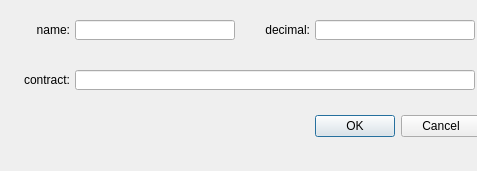
<?xml version="1.0" encoding="UTF-8"?>
<ui version="4.0">
 <class>DialogTokenBranch</class>
 <widget class="QDialog" name="DialogTokenBranch">
  <property name="geometry">
   <rect>
    <x>0</x>
    <y>0</y>
    <width>477</width>
    <height>171</height>
   </rect>
  </property>
  <property name="windowTitle">
   <string>Dialog</string>
  </property>
  <widget class="QDialogButtonBox" name="buttonBox">
   <property name="geometry">
    <rect>
     <x>140</x>
     <y>110</y>
     <width>341</width>
     <height>32</height>
    </rect>
   </property>
   <property name="orientation">
    <enum>Qt::Horizontal</enum>
   </property>
   <property name="standardButtons">
    <set>QDialogButtonBox::Cancel|QDialogButtonBox::Ok</set>
   </property>
  </widget>
  <widget class="QLabel" name="lab_contract">
   <property name="geometry">
    <rect>
     <x>10</x>
     <y>70</y>
     <width>60</width>
     <height>20</height>
    </rect>
   </property>
   <property name="text">
    <string>contract:</string>
   </property>
   <property name="alignment">
    <set>Qt::AlignRight|Qt::AlignTrailing|Qt::AlignVCenter</set>
   </property>
  </widget>
  <widget class="QLineEdit" name="lineEdit_contract">
   <property name="geometry">
    <rect>
     <x>75</x>
     <y>70</y>
     <width>400</width>
     <height>20</height>
    </rect>
   </property>
  </widget>
  <widget class="QLineEdit" name="lineEdit_dec">
   <property name="geometry">
    <rect>
     <x>315</x>
     <y>20</y>
     <width>160</width>
     <height>20</height>
    </rect>
   </property>
  </widget>
  <widget class="QLabel" name="lab_dec">
   <property name="geometry">
    <rect>
     <x>250</x>
     <y>20</y>
     <width>60</width>
     <height>20</height>
    </rect>
   </property>
   <property name="text">
    <string>decimal:</string>
   </property>
   <property name="alignment">
    <set>Qt::AlignRight|Qt::AlignTrailing|Qt::AlignVCenter</set>
   </property>
  </widget>
  <widget class="QLabel" name="lab_name">
   <property name="geometry">
    <rect>
     <x>10</x>
     <y>20</y>
     <width>60</width>
     <height>20</height>
    </rect>
   </property>
   <property name="text">
    <string>name:</string>
   </property>
   <property name="alignment">
    <set>Qt::AlignRight|Qt::AlignTrailing|Qt::AlignVCenter</set>
   </property>
  </widget>
  <widget class="QLineEdit" name="lineEdit_name">
   <property name="geometry">
    <rect>
     <x>75</x>
     <y>20</y>
     <width>160</width>
     <height>20</height>
    </rect>
   </property>
  </widget>
 </widget>
 <resources/>
 <connections>
  <connection>
   <sender>buttonBox</sender>
   <signal>accepted()</signal>
   <receiver>DialogTokenBranch</receiver>
   <slot>accept()</slot>
   <hints>
    <hint type="sourcelabel">
     <x>248</x>
     <y>254</y>
    </hint>
    <hint type="destinationlabel">
     <x>157</x>
     <y>274</y>
    </hint>
   </hints>
  </connection>
  <connection>
   <sender>buttonBox</sender>
   <signal>rejected()</signal>
   <receiver>DialogTokenBranch</receiver>
   <slot>reject()</slot>
   <hints>
    <hint type="sourcelabel">
     <x>316</x>
     <y>260</y>
    </hint>
    <hint type="destinationlabel">
     <x>286</x>
     <y>274</y>
    </hint>
   </hints>
  </connection>
 </connections>
</ui>
